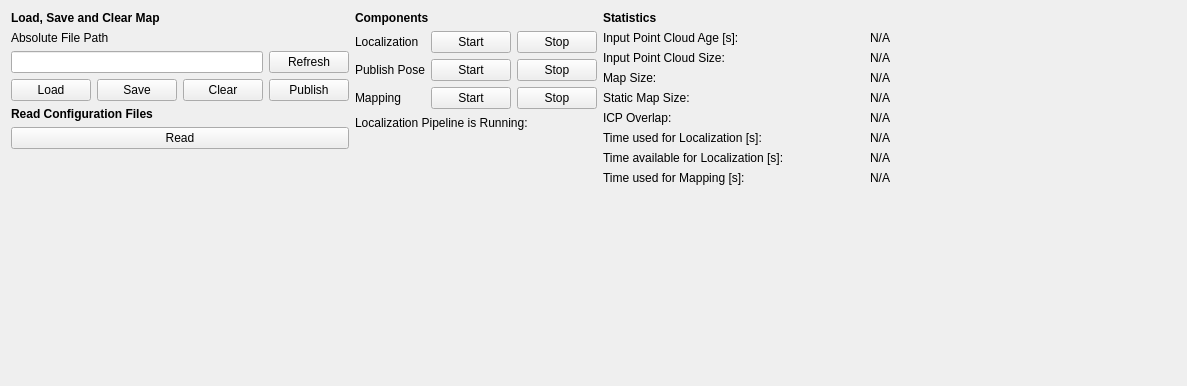
<?xml version="1.0" encoding="UTF-8"?>
<ui version="4.0">
 <class>my_plugin</class>
 <widget class="QWidget" name="my_plugin">
  <property name="geometry">
   <rect>
    <x>0</x>
    <y>0</y>
    <width>1187</width>
    <height>386</height>
   </rect>
  </property>
  <property name="minimumSize">
   <size>
    <width>910</width>
    <height>170</height>
   </size>
  </property>
  <property name="baseSize">
   <size>
    <width>0</width>
    <height>0</height>
   </size>
  </property>
  <property name="windowTitle">
   <string>ICP</string>
  </property>
  <layout class="QHBoxLayout" name="horizontalLayout_5">
   <item>
    <layout class="QHBoxLayout" name="horizontalLayout">
     <item>
      <layout class="QVBoxLayout" name="verticalLayout">
       <item>
        <widget class="QLabel" name="label_4">
         <property name="font">
          <font>
           <weight>75</weight>
           <bold>true</bold>
          </font>
         </property>
         <property name="text">
          <string>Load, Save and Clear Map</string>
         </property>
        </widget>
       </item>
       <item>
        <widget class="QLabel" name="label_5">
         <property name="text">
          <string>Absolute File Path</string>
         </property>
        </widget>
       </item>
       <item>
        <layout class="QHBoxLayout" name="horizontalLayout_8">
         <item>
          <widget class="QLineEdit" name="mapFileField"/>
         </item>
         <item>
          <widget class="QPushButton" name="refreshMapFileButton">
           <property name="text">
            <string>Refresh</string>
           </property>
          </widget>
         </item>
        </layout>
       </item>
       <item>
        <layout class="QGridLayout" name="gridLayout_10">
         <item row="0" column="0">
          <widget class="QPushButton" name="loadMapFromFileButton">
           <property name="toolTip">
            <string>Load the map from the given path.</string>
           </property>
           <property name="text">
            <string>Load</string>
           </property>
           <property name="autoDefault">
            <bool>false</bool>
           </property>
           <property name="default">
            <bool>false</bool>
           </property>
           <property name="flat">
            <bool>false</bool>
           </property>
          </widget>
         </item>
         <item row="0" column="1">
          <widget class="QPushButton" name="saveMapToFileButton">
           <property name="toolTip">
            <string>Save the map to the given path.</string>
           </property>
           <property name="text">
            <string>Save</string>
           </property>
          </widget>
         </item>
         <item row="0" column="2">
          <widget class="QPushButton" name="clearMapButton">
           <property name="toolTip">
            <string>Clear the map.</string>
           </property>
           <property name="text">
            <string>Clear</string>
           </property>
           <property name="autoDefault">
            <bool>false</bool>
           </property>
           <property name="default">
            <bool>false</bool>
           </property>
           <property name="flat">
            <bool>false</bool>
           </property>
          </widget>
         </item>
         <item row="0" column="3">
          <widget class="QPushButton" name="publishMapButton">
           <property name="toolTip">
            <string>Publish the map over ROS.</string>
           </property>
           <property name="text">
            <string>Publish</string>
           </property>
          </widget>
         </item>
        </layout>
       </item>
       <item>
        <layout class="QGridLayout" name="gridLayout_4">
         <item row="0" column="0">
          <widget class="QLabel" name="label_15">
           <property name="font">
            <font>
             <weight>75</weight>
             <bold>true</bold>
            </font>
           </property>
           <property name="text">
            <string>Read Configuration Files</string>
           </property>
          </widget>
         </item>
         <item row="1" column="0">
          <widget class="QPushButton" name="readConfigFilesButton">
           <property name="text">
            <string>Read</string>
           </property>
          </widget>
         </item>
        </layout>
       </item>
       <item>
        <spacer name="verticalSpacer">
         <property name="orientation">
          <enum>Qt::Vertical</enum>
         </property>
         <property name="sizeType">
          <enum>QSizePolicy::MinimumExpanding</enum>
         </property>
         <property name="sizeHint" stdset="0">
          <size>
           <width>5</width>
           <height>5</height>
          </size>
         </property>
        </spacer>
       </item>
      </layout>
     </item>
     <item>
      <layout class="QVBoxLayout" name="verticalLayout_2">
       <item>
        <widget class="QLabel" name="label_3">
         <property name="font">
          <font>
           <weight>75</weight>
           <bold>true</bold>
          </font>
         </property>
         <property name="text">
          <string>Components</string>
         </property>
        </widget>
       </item>
       <item>
        <layout class="QHBoxLayout" name="horizontalLayout_2">
         <item>
          <widget class="QLabel" name="label_12">
           <property name="text">
            <string>Localization</string>
           </property>
          </widget>
         </item>
         <item>
          <layout class="QGridLayout" name="gridLayout">
           <item row="0" column="0">
            <widget class="QPushButton" name="startLocalizationButton">
             <property name="toolTip">
              <string>Start the localization process.</string>
             </property>
             <property name="text">
              <string>Start</string>
             </property>
             <property name="autoDefault">
              <bool>false</bool>
             </property>
             <property name="default">
              <bool>false</bool>
             </property>
             <property name="flat">
              <bool>false</bool>
             </property>
            </widget>
           </item>
           <item row="0" column="1">
            <widget class="QPushButton" name="stopLocalizationButton">
             <property name="toolTip">
              <string>Stop the localization process.</string>
             </property>
             <property name="text">
              <string>Stop</string>
             </property>
            </widget>
           </item>
          </layout>
         </item>
        </layout>
       </item>
       <item>
        <layout class="QHBoxLayout" name="horizontalLayout_4">
         <item>
          <widget class="QLabel" name="label_13">
           <property name="text">
            <string>Publish Pose</string>
           </property>
          </widget>
         </item>
         <item>
          <layout class="QGridLayout" name="gridLayout_2">
           <item row="0" column="0">
            <widget class="QPushButton" name="startPublishPoseButton">
             <property name="toolTip">
              <string>Send the resulting pose to the localization manager.</string>
             </property>
             <property name="text">
              <string>Start</string>
             </property>
             <property name="autoDefault">
              <bool>false</bool>
             </property>
             <property name="default">
              <bool>false</bool>
             </property>
             <property name="flat">
              <bool>false</bool>
             </property>
            </widget>
           </item>
           <item row="0" column="1">
            <widget class="QPushButton" name="stopPublishPoseButton">
             <property name="toolTip">
              <string>Do not send the resulting pose to the localization manager.</string>
             </property>
             <property name="text">
              <string>Stop</string>
             </property>
            </widget>
           </item>
          </layout>
         </item>
        </layout>
       </item>
       <item>
        <layout class="QHBoxLayout" name="horizontalLayout_3">
         <item>
          <widget class="QLabel" name="label_2">
           <property name="text">
            <string>Mapping</string>
           </property>
          </widget>
         </item>
         <item>
          <layout class="QGridLayout" name="gridLayout_3">
           <item row="0" column="0">
            <widget class="QPushButton" name="startMappingButton">
             <property name="toolTip">
              <string>Register the matched input point cloud in the reference point cloud.</string>
             </property>
             <property name="text">
              <string>Start</string>
             </property>
             <property name="autoDefault">
              <bool>false</bool>
             </property>
             <property name="default">
              <bool>false</bool>
             </property>
             <property name="flat">
              <bool>false</bool>
             </property>
            </widget>
           </item>
           <item row="0" column="1">
            <widget class="QPushButton" name="stopMappingButton">
             <property name="toolTip">
              <string>Do not register the matched input point cloud in the reference point cloud.</string>
             </property>
             <property name="text">
              <string>Stop</string>
             </property>
            </widget>
           </item>
          </layout>
         </item>
        </layout>
       </item>
       <item>
        <layout class="QHBoxLayout" name="horizontalLayout_6">
         <item>
          <layout class="QHBoxLayout" name="horizontalLayout_7">
           <item>
            <widget class="QLabel" name="label_17">
             <property name="text">
              <string>Localization Pipeline is Running:</string>
             </property>
            </widget>
           </item>
           <item>
            <widget class="QLabel" name="localizationPipelineIsRunning">
             <property name="minimumSize">
              <size>
               <width>16</width>
               <height>16</height>
              </size>
             </property>
             <property name="maximumSize">
              <size>
               <width>16</width>
               <height>16</height>
              </size>
             </property>
             <property name="text">
              <string/>
             </property>
            </widget>
           </item>
          </layout>
         </item>
        </layout>
       </item>
       <item>
        <spacer name="verticalSpacer_2">
         <property name="orientation">
          <enum>Qt::Vertical</enum>
         </property>
         <property name="sizeType">
          <enum>QSizePolicy::MinimumExpanding</enum>
         </property>
         <property name="sizeHint" stdset="0">
          <size>
           <width>13</width>
           <height>13</height>
          </size>
         </property>
        </spacer>
       </item>
      </layout>
     </item>
     <item>
      <layout class="QVBoxLayout" name="verticalLayout_4">
       <item>
        <widget class="QLabel" name="label_7">
         <property name="font">
          <font>
           <weight>75</weight>
           <bold>true</bold>
          </font>
         </property>
         <property name="text">
          <string>Statistics</string>
         </property>
        </widget>
       </item>
       <item>
        <layout class="QGridLayout" name="gridLayout_5">
         <property name="sizeConstraint">
          <enum>QLayout::SetFixedSize</enum>
         </property>
         <item row="5" column="0">
          <widget class="QLabel" name="label_9">
           <property name="enabled">
            <bool>true</bool>
           </property>
           <property name="sizePolicy">
            <sizepolicy hsizetype="Fixed" vsizetype="Preferred">
             <horstretch>0</horstretch>
             <verstretch>0</verstretch>
            </sizepolicy>
           </property>
           <property name="toolTip">
            <string>Computation time of the last localization step.</string>
           </property>
           <property name="text">
            <string>Time used for Localization [s]:</string>
           </property>
          </widget>
         </item>
         <item row="1" column="0">
          <widget class="QLabel" name="label">
           <property name="sizePolicy">
            <sizepolicy hsizetype="Fixed" vsizetype="Preferred">
             <horstretch>0</horstretch>
             <verstretch>0</verstretch>
            </sizepolicy>
           </property>
           <property name="toolTip">
            <string>Number of points in the input point cloud.</string>
           </property>
           <property name="text">
            <string>Input Point Cloud Size:</string>
           </property>
          </widget>
         </item>
         <item row="0" column="0">
          <widget class="QLabel" name="label_14">
           <property name="sizePolicy">
            <sizepolicy hsizetype="Fixed" vsizetype="Preferred">
             <horstretch>0</horstretch>
             <verstretch>0</verstretch>
            </sizepolicy>
           </property>
           <property name="toolTip">
            <string>Age of the input point cloud on reception.</string>
           </property>
           <property name="text">
            <string>Input Point Cloud Age [s]:</string>
           </property>
          </widget>
         </item>
         <item row="1" column="1">
          <widget class="QLabel" name="inputPointCloudSize">
           <property name="minimumSize">
            <size>
             <width>0</width>
             <height>0</height>
            </size>
           </property>
           <property name="toolTip">
            <string>Number of points in the input point cloud.</string>
           </property>
           <property name="text">
            <string>N/A</string>
           </property>
           <property name="alignment">
            <set>Qt::AlignRight|Qt::AlignTrailing|Qt::AlignVCenter</set>
           </property>
          </widget>
         </item>
         <item row="0" column="1">
          <widget class="QLabel" name="inputPointCloudAge">
           <property name="minimumSize">
            <size>
             <width>100</width>
             <height>0</height>
            </size>
           </property>
           <property name="toolTip">
            <string>Age of the input point cloud on reception.</string>
           </property>
           <property name="text">
            <string>N/A</string>
           </property>
           <property name="alignment">
            <set>Qt::AlignRight|Qt::AlignTrailing|Qt::AlignVCenter</set>
           </property>
          </widget>
         </item>
         <item row="4" column="1">
          <widget class="QLabel" name="icpOverlap">
           <property name="sizePolicy">
            <sizepolicy hsizetype="Preferred" vsizetype="Preferred">
             <horstretch>0</horstretch>
             <verstretch>0</verstretch>
            </sizepolicy>
           </property>
           <property name="toolTip">
            <string>Ratio of input points which have a nearest neighbor in the map.</string>
           </property>
           <property name="text">
            <string>N/A</string>
           </property>
           <property name="alignment">
            <set>Qt::AlignRight|Qt::AlignTrailing|Qt::AlignVCenter</set>
           </property>
          </widget>
         </item>
         <item row="2" column="0">
          <widget class="QLabel" name="label_6">
           <property name="enabled">
            <bool>true</bool>
           </property>
           <property name="sizePolicy">
            <sizepolicy hsizetype="Fixed" vsizetype="Preferred">
             <horstretch>0</horstretch>
             <verstretch>0</verstretch>
            </sizepolicy>
           </property>
           <property name="toolTip">
            <string>Number of points in the map.</string>
           </property>
           <property name="text">
            <string>Map Size:</string>
           </property>
          </widget>
         </item>
         <item row="2" column="1">
          <widget class="QLabel" name="mapSize">
           <property name="sizePolicy">
            <sizepolicy hsizetype="Preferred" vsizetype="Preferred">
             <horstretch>0</horstretch>
             <verstretch>0</verstretch>
            </sizepolicy>
           </property>
           <property name="minimumSize">
            <size>
             <width>0</width>
             <height>0</height>
            </size>
           </property>
           <property name="toolTip">
            <string>Number of points in the map.</string>
           </property>
           <property name="text">
            <string>N/A</string>
           </property>
           <property name="alignment">
            <set>Qt::AlignRight|Qt::AlignTrailing|Qt::AlignVCenter</set>
           </property>
          </widget>
         </item>
         <item row="4" column="0">
          <widget class="QLabel" name="label_8">
           <property name="enabled">
            <bool>true</bool>
           </property>
           <property name="sizePolicy">
            <sizepolicy hsizetype="Fixed" vsizetype="Preferred">
             <horstretch>0</horstretch>
             <verstretch>0</verstretch>
            </sizepolicy>
           </property>
           <property name="toolTip">
            <string>Ratio of input points which have a nearest neighbor in the map.</string>
           </property>
           <property name="text">
            <string>ICP Overlap:</string>
           </property>
          </widget>
         </item>
         <item row="6" column="0">
          <widget class="QLabel" name="label_10">
           <property name="enabled">
            <bool>true</bool>
           </property>
           <property name="sizePolicy">
            <sizepolicy hsizetype="Fixed" vsizetype="Preferred">
             <horstretch>0</horstretch>
             <verstretch>0</verstretch>
            </sizepolicy>
           </property>
           <property name="toolTip">
            <string>Time between the input point clouds.</string>
           </property>
           <property name="text">
            <string>Time available for Localization [s]:</string>
           </property>
          </widget>
         </item>
         <item row="6" column="1">
          <widget class="QLabel" name="timeAvailableForLocalization">
           <property name="sizePolicy">
            <sizepolicy hsizetype="Preferred" vsizetype="Preferred">
             <horstretch>0</horstretch>
             <verstretch>0</verstretch>
            </sizepolicy>
           </property>
           <property name="toolTip">
            <string>Time between the input point clouds.</string>
           </property>
           <property name="text">
            <string>N/A</string>
           </property>
           <property name="alignment">
            <set>Qt::AlignRight|Qt::AlignTrailing|Qt::AlignVCenter</set>
           </property>
          </widget>
         </item>
         <item row="5" column="1">
          <widget class="QLabel" name="timeUsedForLocalization">
           <property name="sizePolicy">
            <sizepolicy hsizetype="Preferred" vsizetype="Preferred">
             <horstretch>0</horstretch>
             <verstretch>0</verstretch>
            </sizepolicy>
           </property>
           <property name="toolTip">
            <string>Computation time of the last localization step.</string>
           </property>
           <property name="text">
            <string>N/A</string>
           </property>
           <property name="alignment">
            <set>Qt::AlignRight|Qt::AlignTrailing|Qt::AlignVCenter</set>
           </property>
          </widget>
         </item>
         <item row="7" column="0">
          <widget class="QLabel" name="label_11">
           <property name="enabled">
            <bool>true</bool>
           </property>
           <property name="sizePolicy">
            <sizepolicy hsizetype="Fixed" vsizetype="Preferred">
             <horstretch>0</horstretch>
             <verstretch>0</verstretch>
            </sizepolicy>
           </property>
           <property name="toolTip">
            <string>Time to add the input point cloud to the map.</string>
           </property>
           <property name="text">
            <string>Time used for Mapping [s]:</string>
           </property>
          </widget>
         </item>
         <item row="7" column="1">
          <widget class="QLabel" name="timeUsedForMapping">
           <property name="sizePolicy">
            <sizepolicy hsizetype="Preferred" vsizetype="Preferred">
             <horstretch>0</horstretch>
             <verstretch>0</verstretch>
            </sizepolicy>
           </property>
           <property name="toolTip">
            <string>Time to add the input point cloud to the map.</string>
           </property>
           <property name="text">
            <string>N/A</string>
           </property>
           <property name="alignment">
            <set>Qt::AlignRight|Qt::AlignTrailing|Qt::AlignVCenter</set>
           </property>
          </widget>
         </item>
         <item row="3" column="0">
          <widget class="QLabel" name="label_18">
           <property name="sizePolicy">
            <sizepolicy hsizetype="Fixed" vsizetype="Preferred">
             <horstretch>0</horstretch>
             <verstretch>0</verstretch>
            </sizepolicy>
           </property>
           <property name="text">
            <string>Static Map Size:</string>
           </property>
          </widget>
         </item>
         <item row="3" column="1">
          <widget class="QLabel" name="staticMapSize">
           <property name="toolTip">
            <string>Number of static points in the map.</string>
           </property>
           <property name="text">
            <string>N/A</string>
           </property>
           <property name="alignment">
            <set>Qt::AlignRight|Qt::AlignTrailing|Qt::AlignVCenter</set>
           </property>
          </widget>
         </item>
        </layout>
       </item>
       <item>
        <spacer name="verticalSpacer_3">
         <property name="orientation">
          <enum>Qt::Vertical</enum>
         </property>
         <property name="sizeType">
          <enum>QSizePolicy::MinimumExpanding</enum>
         </property>
         <property name="sizeHint" stdset="0">
          <size>
           <width>5</width>
           <height>5</height>
          </size>
         </property>
        </spacer>
       </item>
      </layout>
     </item>
     <item>
      <spacer name="horizontalSpacer">
       <property name="orientation">
        <enum>Qt::Horizontal</enum>
       </property>
       <property name="sizeType">
        <enum>QSizePolicy::Expanding</enum>
       </property>
       <property name="sizeHint" stdset="0">
        <size>
         <width>13</width>
         <height>13</height>
        </size>
       </property>
      </spacer>
     </item>
    </layout>
   </item>
  </layout>
 </widget>
 <layoutdefault spacing="6" margin="11"/>
 <resources/>
 <connections/>
</ui>
